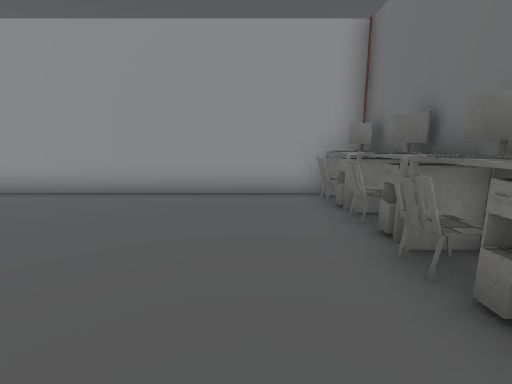
[1] (above)

24 first-person views from a walk through a scene from a Unity 3-D project. The camera is 1.2 m above the floor, tilts 10° down and sees 90° across. Doors are open. The floor is counted in squares, 1 m on a side. Each view is taken from the middle of a square. On the plan, view 1 faces up. The plan holds only what a view shows up to about 12 squares ahead; the rest is blank. The place goes on beyond the plan. The player character is not drawn. Some surface patterns are stand-ins.

[2]
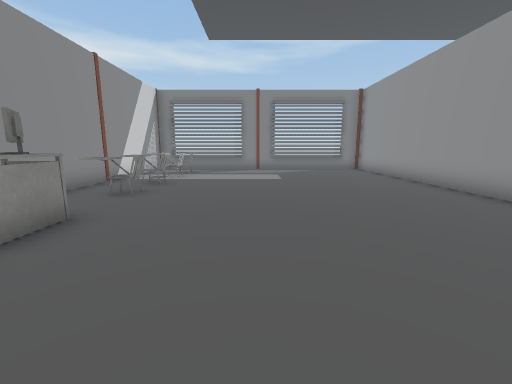

[3]
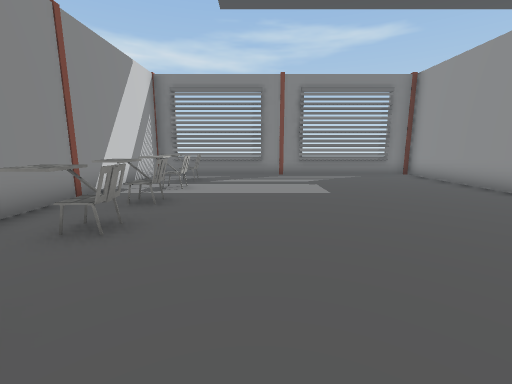

[4]
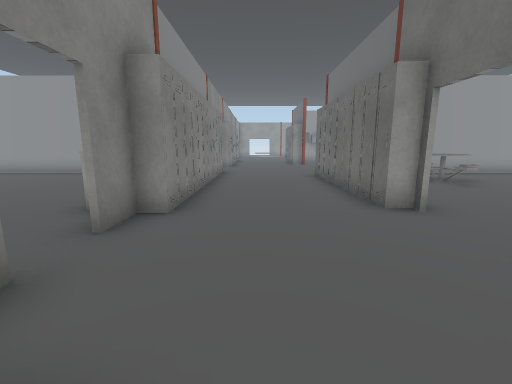

[5]
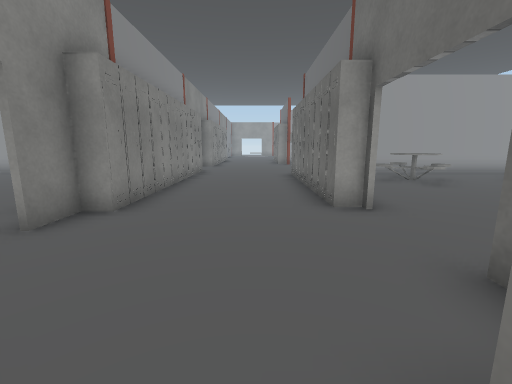

[6]
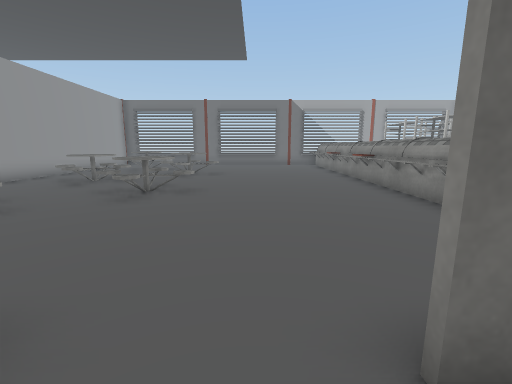

[7]
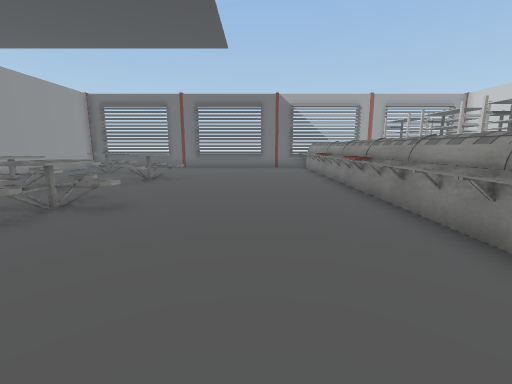

[8]
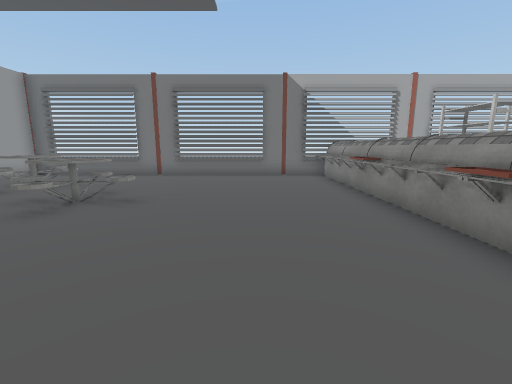

[9]
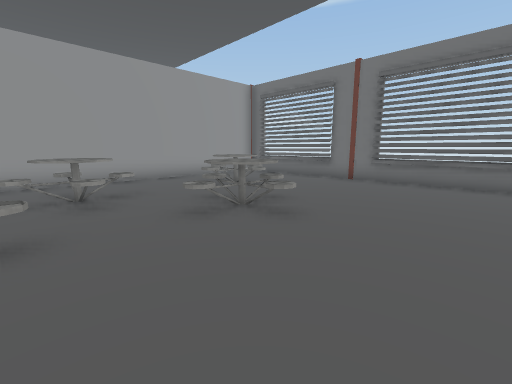

[10]
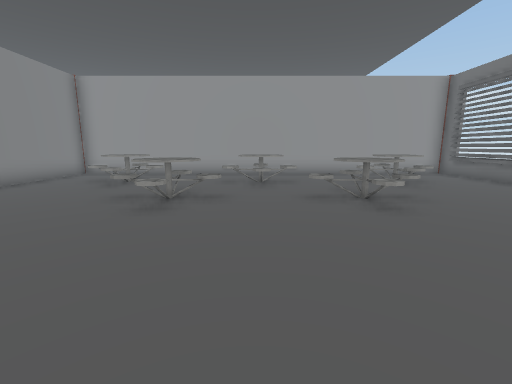

[11]
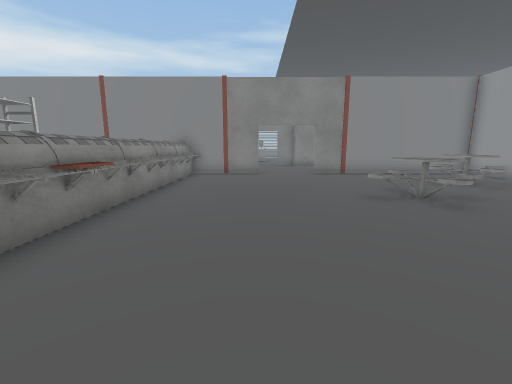

[12]
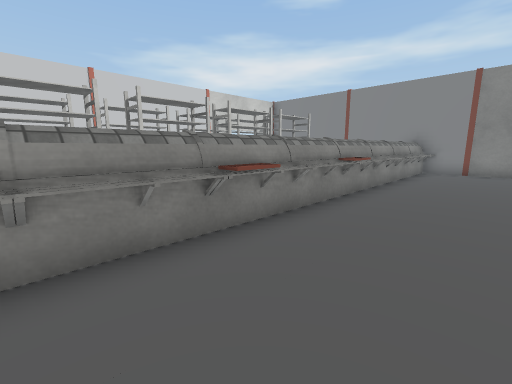

[13]
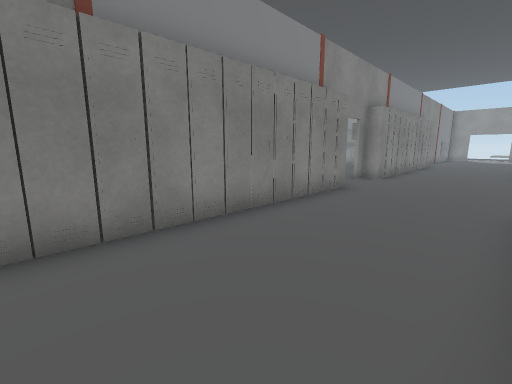

[14]
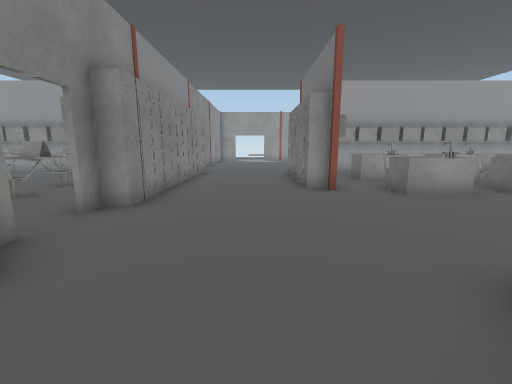

[15]
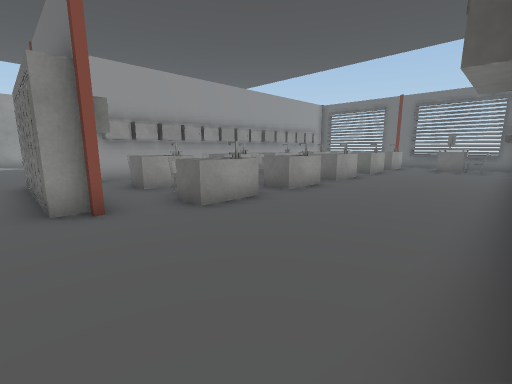

[16]
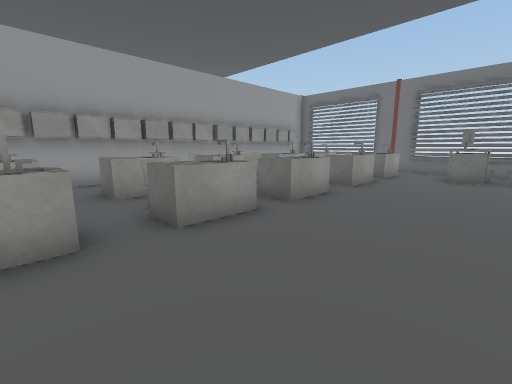

[17]
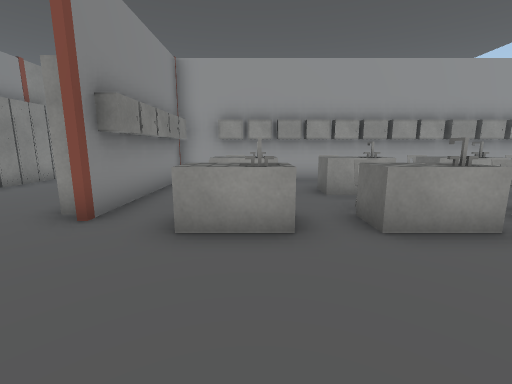

[18]
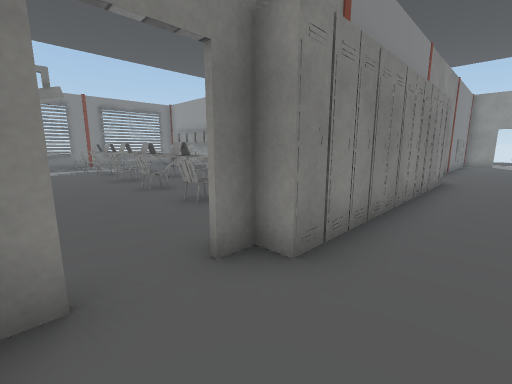

[19]
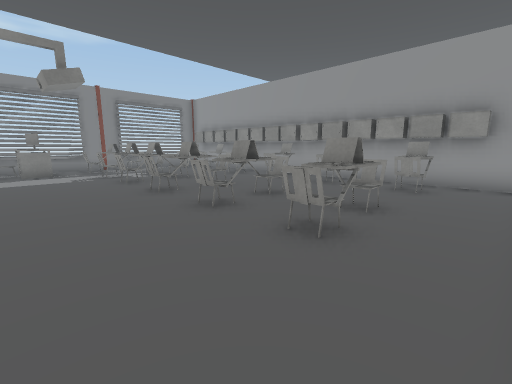

[20]
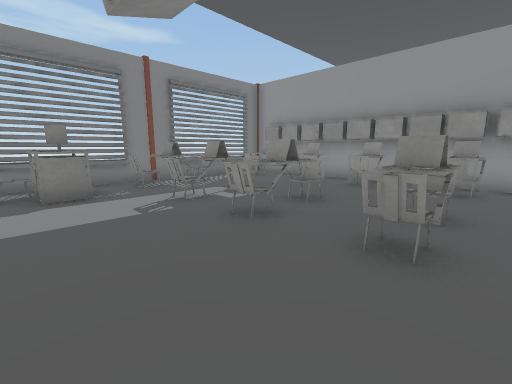

[21]
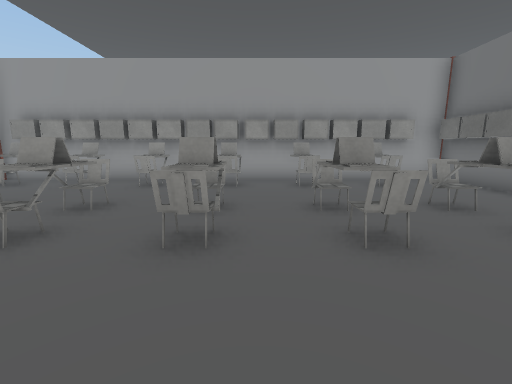

[22]
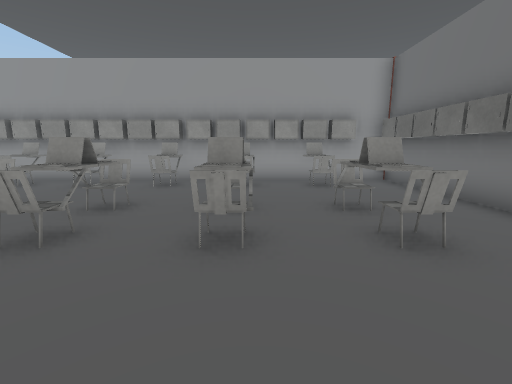

[23]
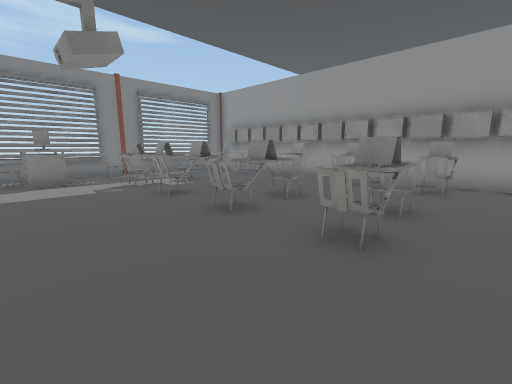

[24]
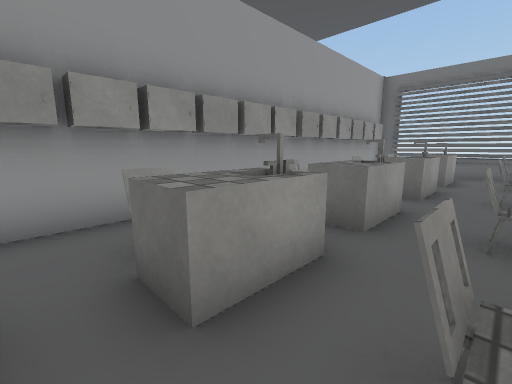

### Floor plan
Key: @ floor where view 1 was taken; # wall or solid block; . main floor; : floor 1 m higher than the main floor; D open door; = window, fence, low wall or low ledge; C computer; H chair; L locker; R rack; A laptop; O other object.
Columns run from 13 left of view 1 to 24 right of it. Each row starts with its distance up from view 1.
 22                  ..
 21                  ..
 20                  .. .
 19                  .. .
 18 # ############ #L.. .# #  #######
 17 #LLLLLLLLLLLLLLLL....L LLLLLLLLLLLLLO#
 16 =O.HH.H.H.AH.H.LL....L.O..H  O  O  O.=
 15 =..............LL....L.OO.OO.OO.OO OO=
 14 =..............LL....L...............=
 13 #O.OH.A.O....H.LL....L.O..O..H..H..O.#
 12 #HOH.H:AH.AA.A.OL......OO.OO.OO.OO.OO#
 11 #H.HH.H.H.HH.H.OL....................#
 10 =..............OL....................=
  9 =OO................................CO=
  8 =O..............#..................O.=
  7 ############## #L....##############
  6 #..............CL....L...............#
  5 =..............OL....L..OO...O....O..=
  4 =.............HOL....L.OOOO.OOO..OOO.=
  3 =..............CL....L..OO...O....O..=
  2 #..............HL....L.....O...OO....#
  1 #.............. L....L....OOO.OOOO...#
  0 #............@.OL....L.....O...OO....=
 -1 =...............#....D...............=
 -2 =.OHH..H..CO.  .D....D...............=
 -3 =.HHHHHHH.OO    D....D...............=
 -4 ##########        DD##...............#
 -5                   .. #...............#
 -6                      #OOOOOOOOOOOOOOO#
 -7                      #OOOOOOOOOOOOOOO
 -8                      #
 -9                      #               #
-10                      #   RRRRRRRRRRR #

Positions as (right, up) in squares from view 1, and headings:
1: (0, 0), facing up
2: (1, 1), facing left
3: (-2, 0), facing left
4: (5, -5), facing up
5: (6, -5), facing up
6: (7, -2), facing right
7: (9, -3), facing right
8: (13, -3), facing right
9: (15, -3), facing up-right
10: (16, -5), facing up
11: (20, -3), facing left
12: (22, -3), facing down-left
13: (7, 0), facing up-left
14: (6, 5), facing up
15: (7, 7), facing up-right
16: (11, 8), facing up-right
17: (11, 8), facing up
18: (5, 8), facing up-left
19: (2, 8), facing up-left
20: (-4, 8), facing up-left
21: (-4, 8), facing up
22: (-2, 8), facing up
23: (-1, 8), facing up-left
24: (12, 13), facing up-right
